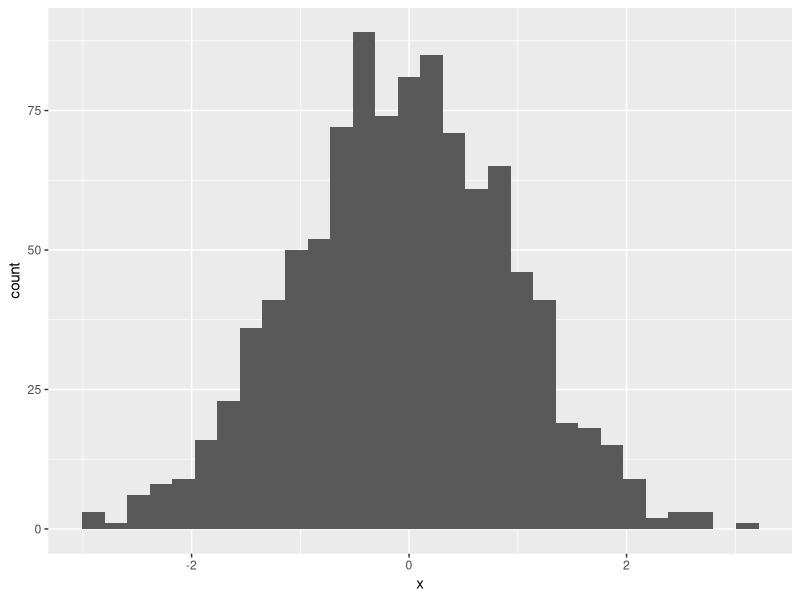
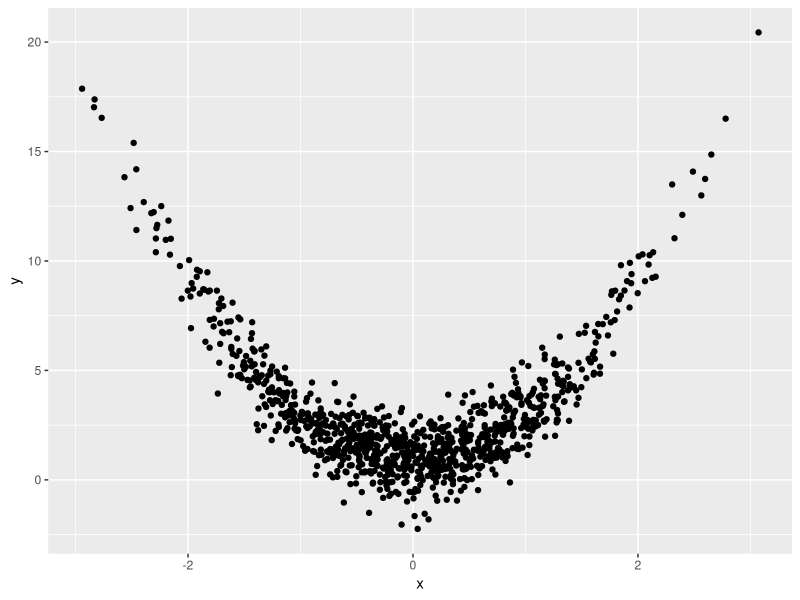
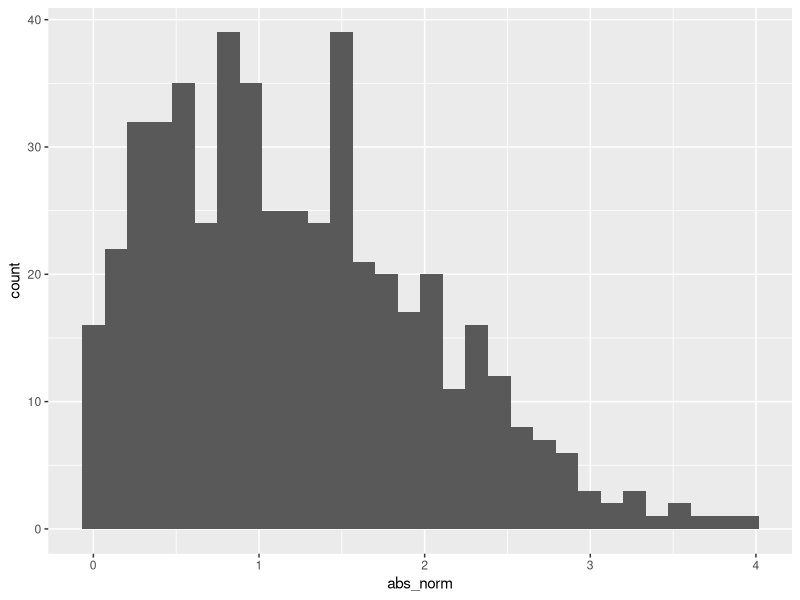

Here is the R script that generated these plots, in order:
## ---- chunk 1
library(tidyverse)
## ---- chunk 2
samp = rnorm(100)
length(samp)
## ---- chunk 3
plot_df = 
  tibble(
    x = rnorm(n = 1000),
    y = 1 +2 * x^2 + rnorm(n = 1000)
  )

ggplot(plot_df, aes(x = x)) + geom_histogram()

ggplot(plot_df, aes( x = x, y = y)) + geom_point()
## ---- chunk 4
la_df = 
  tibble(
    norm = rnorm(n = 500, mean = 1),
    logical = norm>0,
    abs_norm = abs(norm),
    round(median(norm),2)
)

ggplot(la_df, aes(x = abs_norm)) + geom_histogram()
## ---- chunk 5

